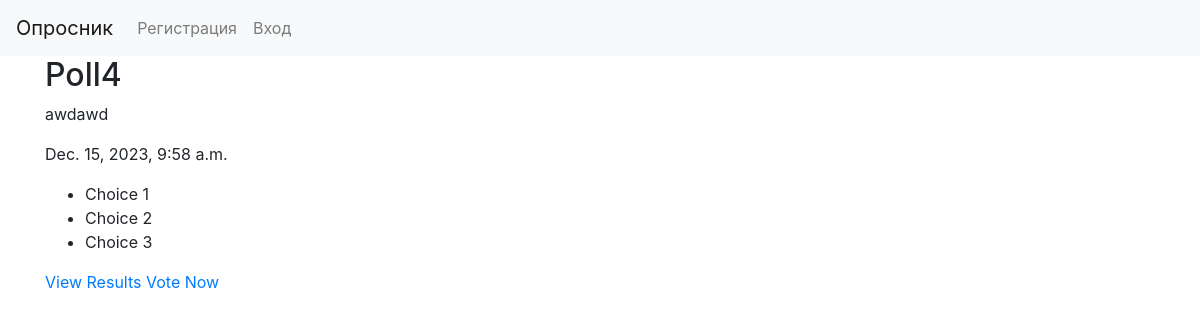
Before: / with the older database file.
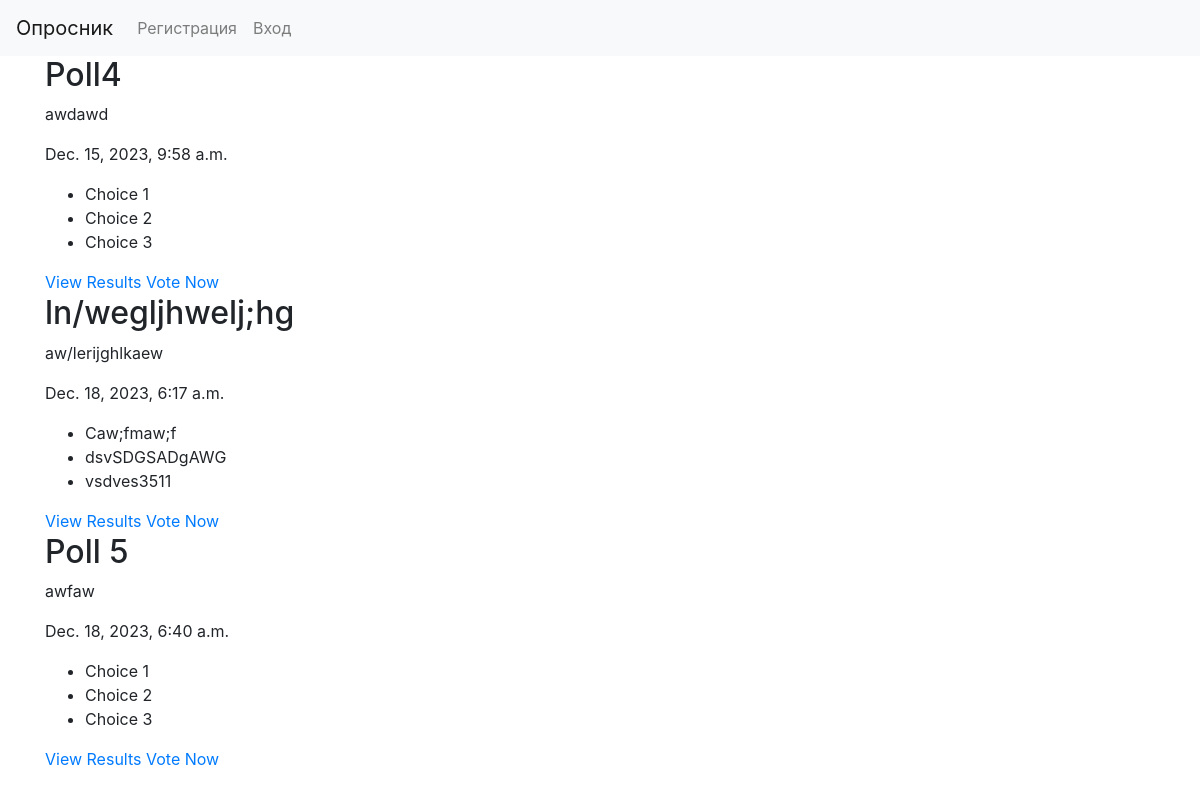
After: the same page with the newer database file.
### app/models.py (models this page shows, shortened)
class Poll(models.Model):
    title = models.CharField(max_length=255)
    short_description = models.TextField()
    full_description = models.TextField()
    publish_date = models.DateTimeField(default=timezone.now)
    end_date = models.DateTimeField()
    photo = models.ImageField(upload_to='media')

class Choice(models.Model):
    poll = models.ForeignKey(Poll, on_delete=models.CASCADE)
    choice_text = models.CharField(max_length=180)
    votes = models.IntegerField()

### app/views.py (the view)
# urls.py: path('', Index.as_view(), name='index'),
class Index(ListView):
    model = Poll
    template_name = 'main/index.html'
    context_object_name = 'polls'
    def get_queryset(self):
        return Poll.objects.filter(end_date__gte=timezone.now())

### app/templates/main/index.html (shortened to what this page needs)
{% extends 'layout/basic.html' %}
{% load static %}
{% block content %}
{% for poll in polls %}
<h2>{{ poll.title }}</h2>
<p>{{ poll.short_description }}</p>
<p>{{ poll.publish_date }}</p>
<ul>
    {% for choice in poll.choice_set.all %}
        <li>{{ choice.choice_text }}</li>
    {% endfor %}
</ul>
<a href="{% url 'app:results' poll.id %}">View Results</a>
<a href="{% url 'app:detail' poll.id %}">Vote Now</a>
{% endfor %}
{% endblock %}

### app/templates/layout/basic.html (shortened to what this page needs)
<!DOCTYPE html>
<html lang="en">
<head>
    <link rel="stylesheet" href="https://cdn.jsdelivr.net/npm/bootstrap@4.0.0/dist/css/bootstrap.min.css"
>
</head>
<body>
<nav class="navbar navbar-expand-md navbar-light bg-light">
    <a class="navbar-brand" href="{% url 'app:index' %}">Опросник</a>
    <div class="collapse navbar-collapse" id="navbarNav">
        <ul class="navbar-nav mr-auto">
            {% if user.is_authenticated %}
                <li class="nav-item dropdown">
                    <a class="nav-link dropdown-toggle" href="#" id="navbarDropdown" role="button"
                       data-toggle="dropdown" aria-haspopup="true" aria-expanded="false">
                        Профиль
                    </a>
                    <div class="dropdown-menu" aria-labelledby="navbarDropdown">
                        <a class="dropdown-item" href="{% url 'app:profile' %}">Мой профиль</a>
                        <a class="dropdown-item" href="{% url 'app:profile_change' user.id %}">Изменить личные данные</a>
                        <a class="dropdown-item" href="{% url 'app:password_change' %}">Изменить пароль</a>
                        <div class="dropdown-divider"></div>
                        <a class="dropdown-item" href="{% url 'app:logout' %}">Выйти</a>
                        <div class="dropdown-divider"></div>
                        <a class="dropdown-item" href="{% url 'app:user_delete' %}">Удалить</a>
                    </div>
                </li>
            {% else %}
                <li class="nav-item">
                    <a class="nav-link" href="{% url 'app:signup' %}">Регистрация</a>
                </li>
                <li class="nav-item">
                    <a class="nav-link" href="{% url 'app:login' %}">Вход</a>
                </li>
            {% endif %}
        </ul>
    </div>
</nav>
<div class="container">
    {% block content %}
    {% endblock %}
</div>
</body>
</html>

Changed rows visible on the page:
added Poll: title "ln/wegljhwelj;hg", short_description "aw/lerijghlkaew", publish_date "Dec. 18, 2023, 6:17 a.m."
added Choice: choice_text "Caw;fmaw;f", shown under "ln/wegljhwelj;hg"
added Choice: choice_text "dsvSDGSADgAWG", shown under "ln/wegljhwelj;hg"
added Choice: choice_text "vsdves3511", shown under "ln/wegljhwelj;hg"
added Poll: title "Poll 5", short_description "awfaw", publish_date "Dec. 18, 2023, 6:40 a.m."
added Choice: choice_text "Choice 1", shown under "Poll 5"
added Choice: choice_text "Choice 2", shown under "Poll 5"
added Choice: choice_text "Choice 3", shown under "Poll 5"
